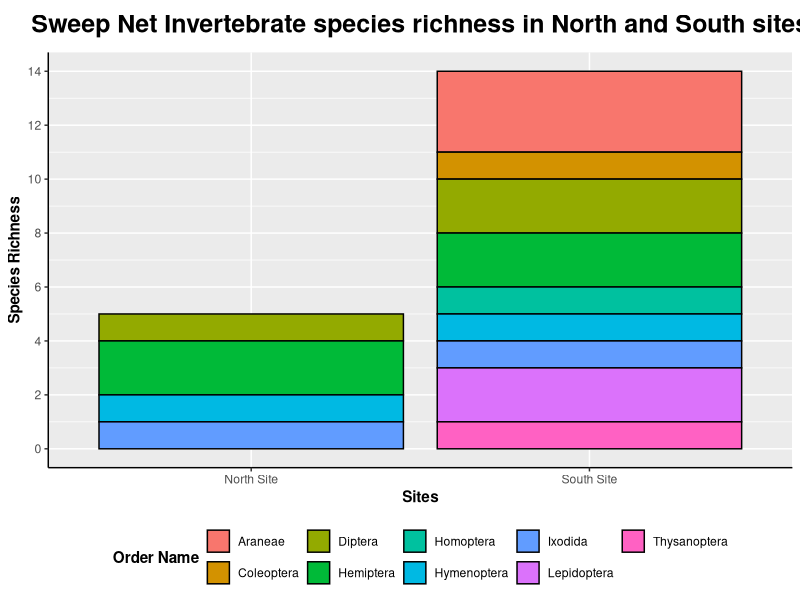
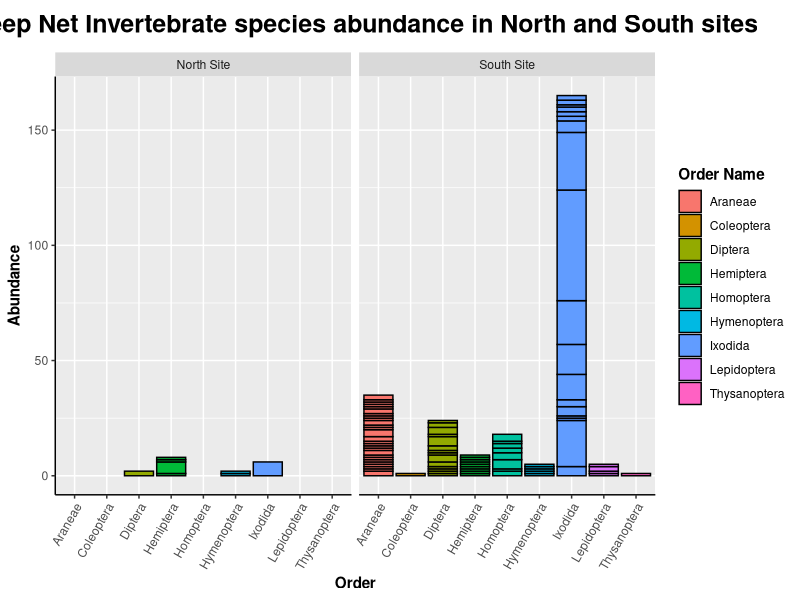
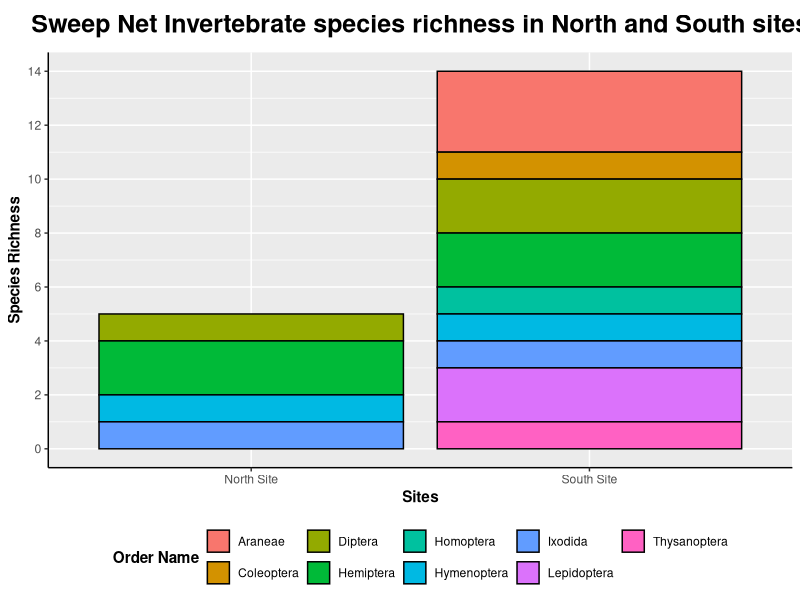
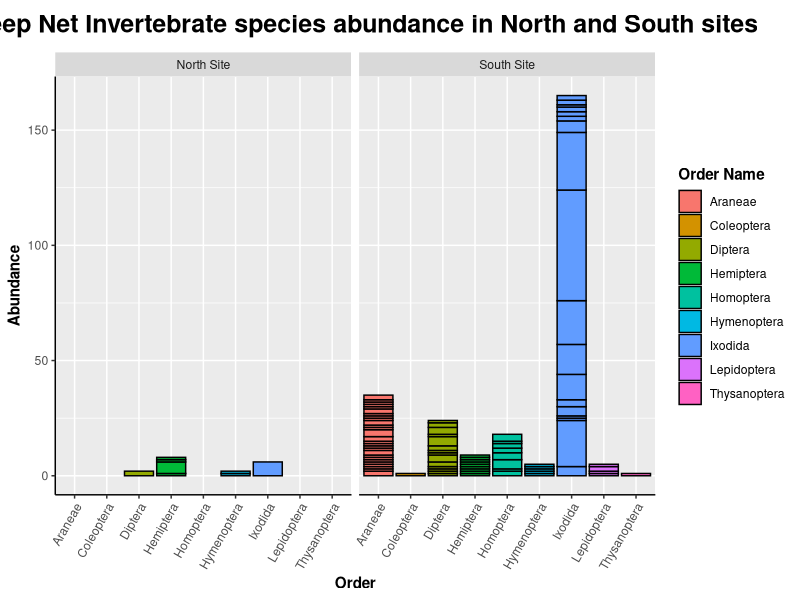

These charts were generated, in order, by the following R code:
library(ggplot2)
library(dplyr)
library(readxl)

# Read in the csv file of the Terrestrial Invertebrate survey data to R
SweepData <- read.csv("Data/SurveyData/LochranzaInvertebrate.csv")

# Remove records gather from the pitfalls, keeping the sweep net samples only
SweepData <- SweepData[-which(SweepData$eventID=="N2TIP_J" | SweepData$eventID=="S2TIP_C" | SweepData$eventID=="S3TIP_E" | SweepData$eventID=="S3TIP_I" | SweepData$eventID=="S3TIP_J"),]

# Create a new column for the site and enter a value based on the EventID
SweepData$site <- ""
SweepData <- SweepData %>% 
  mutate(
    site = case_when(
      substr(SweepData$eventID,1,1)=="N" ~ "North Site",
      substr(SweepData$eventID,1,1)=="S" ~ "South Site"
    )
  )

# Create a subset data frame of the distinct values only in both sites for the richness at the lowest taxonomic level identified
SweepRichness <- SweepData  %>% distinct(scientificName, site, .keep_all = TRUE)

# Create the Sweep Net Invertebrate Species Richness plot using ggplot2
(SweepRichnessPlot <- ggplot(SweepRichness,aes(x=site, fill=Order)) + 
    geom_bar(colour = "black") +
    scale_y_continuous(breaks=seq(0, 15, 2)) +
    labs(x="Sites", y="Species Richness", title="Sweep Net Invertebrate species richness in North and South sites", fill="Order Name") +
    theme(legend.position="bottom", 
          legend.title=element_text(face="bold"),
          axis.title=element_text(face="bold"),
          axis.line=element_line(colour="black"), 
          plot.title=element_text(hjust=0.5, face="bold", size = 18, margin=margin(t=5, b=10))
    )
)

# Save the Species Richness plot as a png file
ggsave(filename="Data/Figures/Sweep_Richness.png", SweepRichnessPlot, width=10, height=6)

# Create the Sweep Net Invertebrate Abundance plot using ggplot2
(SweepAbundancePlot <- ggplot(SweepData,aes(x=Order, y=individualCount, fill=Order)) +
    geom_col(colour = "black") +
    facet_wrap(~site) +
    labs(x="Order", y="Abundance", title="Sweep Net Invertebrate species abundance in North and South sites", fill="Order Name") +
    theme(legend.title=element_text(face="bold"),
          axis.title=element_text(face="bold"),
          axis.line=element_line(colour="black"),
          axis.text.x = element_text(angle = 60, hjust = 1),
          plot.title=element_text(hjust=0.5, face="bold", size = 18, margin=margin(t=5, b=10))
    )
)

# Save the Abundance plot as a png file
ggsave(filename="Data/Figures/Sweep_Abundance.png", SweepAbundancePlot, width=10, height=6)
